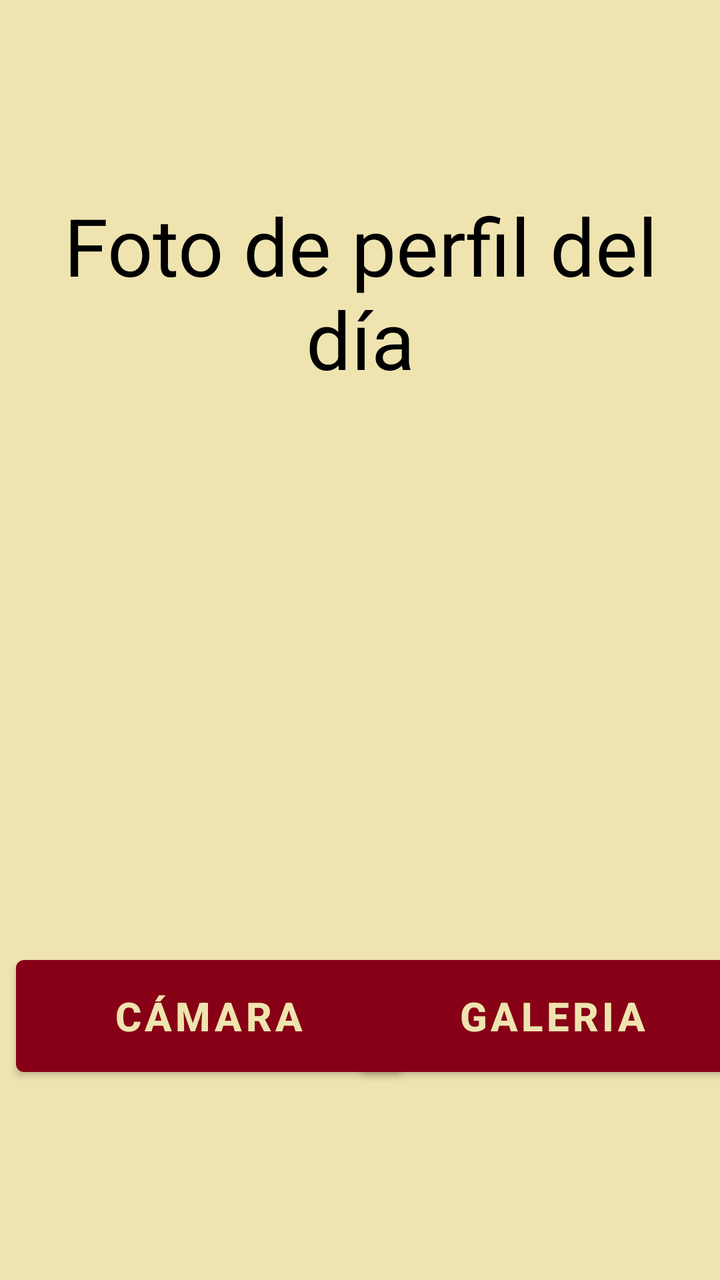
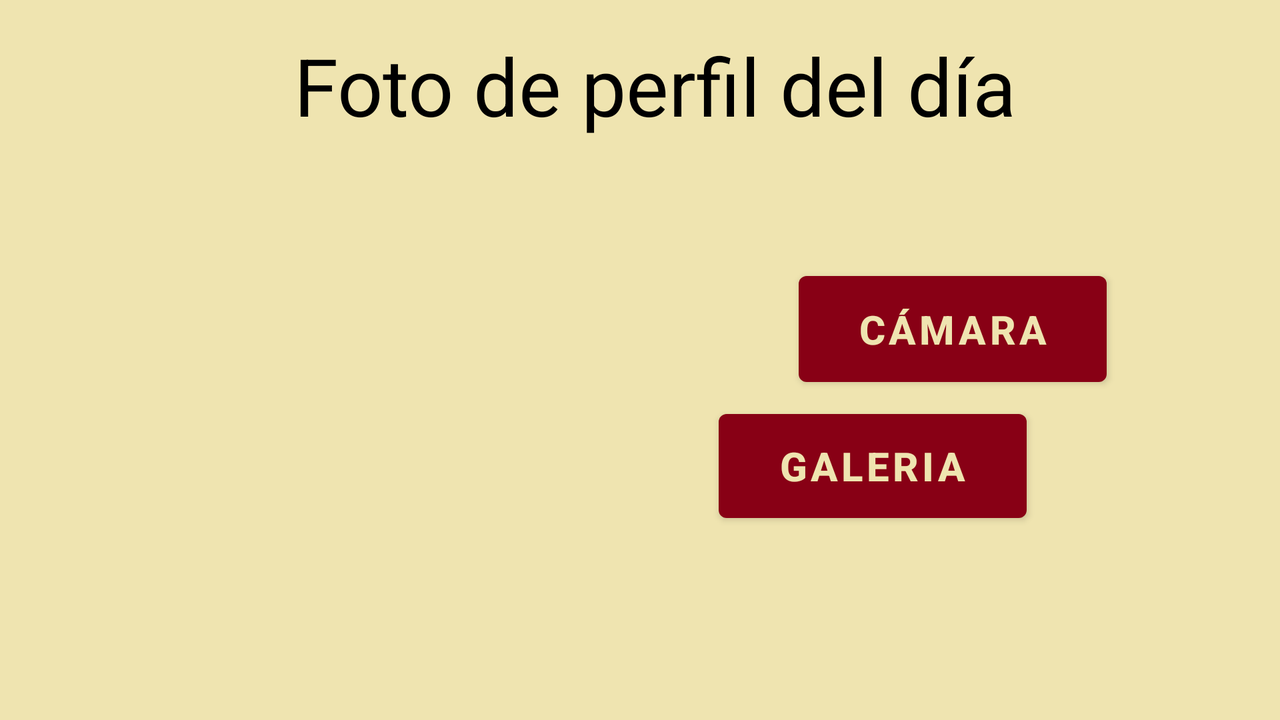

Two renders of one Android screen. The first uses the default layout on a phone; the second uses the alternative layout the repository ships for a different screen configuration, on a matching device. The two XML files are below.
<!-- AndroidManifest.xml: application theme Theme.TFG_profes -->
<!-- res/layout/activity_perfil.xml -->
<?xml version="1.0" encoding="utf-8"?>
<androidx.constraintlayout.widget.ConstraintLayout xmlns:android="http://schemas.android.com/apk/res/android"
    xmlns:app="http://schemas.android.com/apk/res-auto"
    xmlns:tools="http://schemas.android.com/tools"
    android:layout_width="match_parent"
    android:layout_height="match_parent"
    android:background="#EFE4B0"
    tools:context=".Perfil">


    <Button
        android:id="@+id/galeria"
        android:layout_width="193dp"
        android:layout_height="68dp"
        android:layout_marginEnd="8dp"
        android:text="@string/galeria"
        android:textColor="#EFE4B0"
        android:textSize="20dp"
        android:textStyle="bold"
        app:layout_constraintEnd_toEndOf="parent"
        app:layout_constraintStart_toEndOf="@+id/camara"
        app:layout_constraintTop_toBottomOf="@+id/imageView4" />

    <Button
        android:id="@+id/camara"
        android:layout_width="193dp"
        android:layout_height="68dp"
        android:layout_marginStart="8dp"
        android:text="@string/camara"
        android:textColor="#EFE4B0"
        android:textSize="20dp"
        android:textStyle="bold"
        app:layout_constraintStart_toStartOf="parent"
        app:layout_constraintTop_toBottomOf="@+id/imageView4" />


    <ImageView
        android:id="@+id/imageView4"
        android:layout_width="238dp"
        android:layout_height="278dp"
        app:layout_constraintEnd_toEndOf="parent"
        app:layout_constraintHorizontal_bias="0.497"
        app:layout_constraintStart_toStartOf="parent"
        app:layout_constraintTop_toBottomOf="@+id/textView2"
        app:srcCompat="@drawable/perfil" />

    <TextView
        android:id="@+id/textView2"
        android:layout_width="wrap_content"
        android:layout_height="wrap_content"
        android:layout_marginTop="96dp"
        android:gravity="center"
        android:text="@string/perfil"
        android:textColor="@color/black"
        android:textSize="40dp"
        app:layout_constraintEnd_toEndOf="parent"
        app:layout_constraintStart_toStartOf="parent"
        app:layout_constraintTop_toTopOf="parent" />



</androidx.constraintlayout.widget.ConstraintLayout>
<!-- resources referenced by this layout -->
<resources>
  <color name="black">#FF000000</color>
  <string name="camara">Cámara</string>
  <string name="galeria">Galeria</string>
  <string name="perfil">Foto de perfil del día</string>
  <style name="Theme.TFG_profes" parent="Theme.MaterialComponents.DayNight.DarkActionBar">
          
          <item name="colorPrimary">@color/rojo</item>
          <item name="colorPrimaryVariant">@color/amarillo</item>
          <item name="colorOnPrimary">@color/gris</item>
          
          <item name="colorSecondary">@color/teal_200</item>
          <item name="colorSecondaryVariant">@color/teal_700</item>
          <item name="colorOnSecondary">@color/black</item>
          
          <item name="android:statusBarColor">?attr/colorPrimaryVariant</item>
          
      </style>
  <color name="rojo">#880015</color>
  <color name="amarillo">#EFE4B0</color>
  <color name="gris">#C3C3C3</color>
  <color name="teal_200">#FF03DAC5</color>
  <color name="teal_700">#FF018786</color>
</resources>
<!-- res/layout-land/activity_perfil.xml (the repository's variant of the layout above) -->
<!-- drawn on the phone turned sideways -->
<?xml version="1.0" encoding="utf-8"?>
<androidx.constraintlayout.widget.ConstraintLayout xmlns:android="http://schemas.android.com/apk/res/android"
    xmlns:app="http://schemas.android.com/apk/res-auto"
    xmlns:tools="http://schemas.android.com/tools"
    android:layout_width="match_parent"
    android:layout_height="match_parent"
    android:background="#EFE4B0"
    tools:context=".Perfil">


    <Button
        android:id="@+id/galeria"
        android:layout_width="154dp"
        android:layout_height="64dp"
        android:layout_marginTop="4dp"
        android:layout_marginEnd="124dp"
        android:text="@string/galeria"
        android:textColor="#EFE4B0"
        android:textSize="20dp"
        android:textStyle="bold"
        app:layout_constraintEnd_toEndOf="parent"
        app:layout_constraintHorizontal_bias="0.695"
        app:layout_constraintStart_toEndOf="@+id/imageView4"
        app:layout_constraintTop_toBottomOf="@+id/camara" />

    <Button
        android:id="@+id/camara"
        android:layout_width="154dp"
        android:layout_height="65dp"
        android:layout_marginStart="44dp"
        android:layout_marginTop="132dp"
        android:text="@string/camara"
        android:textColor="#EFE4B0"
        android:textSize="20dp"
        android:textStyle="bold"
        app:layout_constraintEnd_toEndOf="parent"
        app:layout_constraintHorizontal_bias="0.026"
        app:layout_constraintStart_toEndOf="@+id/imageView4"
        app:layout_constraintTop_toTopOf="parent" />

    <ImageView
        android:id="@+id/imageView4"
        android:layout_width="205dp"
        android:layout_height="212dp"
        android:layout_marginTop="20dp"
        app:layout_constraintEnd_toEndOf="parent"
        app:layout_constraintHorizontal_bias="0.34"
        app:layout_constraintStart_toStartOf="parent"
        app:layout_constraintTop_toBottomOf="@+id/textView2"
        app:srcCompat="@drawable/perfil" />

    <TextView
        android:id="@+id/textView2"
        android:layout_width="wrap_content"
        android:layout_height="wrap_content"
        android:layout_marginTop="16dp"
        android:gravity="center"
        android:text="@string/perfil"
        android:textColor="@color/black"
        android:textSize="40dp"
        app:layout_constraintEnd_toEndOf="parent"
        app:layout_constraintHorizontal_bias="0.527"
        app:layout_constraintStart_toStartOf="parent"
        app:layout_constraintTop_toTopOf="parent" />



</androidx.constraintlayout.widget.ConstraintLayout>
